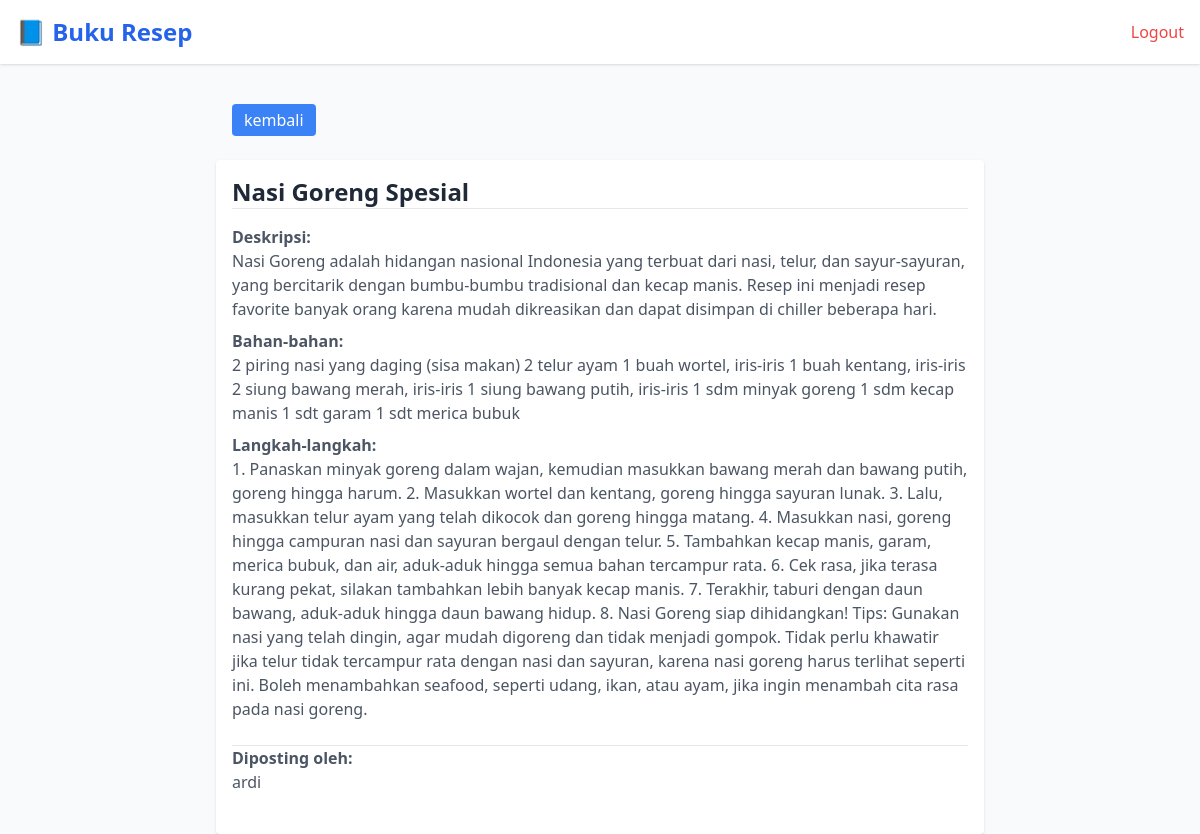
/detail_resep/1, run on the app's committed database.
### models.py (models this page shows)
class Resep(db.Model):
    id = db.Column(db.Integer, primary_key=True)
    judul_resep = db.Column(db.String(150), nullable=False)
    deskripsi_resep = db.Column(db.String(6000), nullable=False)
    bahan_resep = db.Column(db.String(6000), nullable=False)
    langkah_langkah = db.Column(db.String(6000), nullable=False)
    diposting_oleh = db.Column(db.String(150))
    user_id = db.Column(db.Integer, db.ForeignKey('pengguna.id'), nullable=False)

### app.py (the view)
@app.route('/detail_resep/<int:id>')
def detail_resep(id):
    detaill_resep = Resep.query.get_or_404(id)
    return render_template('detail_resep.html', detaill_resep=detaill_resep, current_user=current_user)

### templates/detail_resep.html (shortened to what this page needs)
<!DOCTYPE html>
<html lang="id">
<head>
  <script src="https://cdn.tailwindcss.com"></script>
</head>
<body class="bg-gray-50 font-sans">
  <nav class="bg-white shadow p-4 flex justify-between items-center">
    <h1 class="text-2xl font-bold text-blue-600">📘 Buku Resep</h1>
    <div class="space-x-4">
      <a href="/logout" class="text-red-500 hover:underline">Logout</a>
    </div>
  </nav>
  <div class="justify-between max-w-3xl mx-auto mt-6 mb-2 p-4 flex">
    <a href="/daftar_resep" class="bg-blue-500 text-white px-3 py-1 rounded hover:bg-blue-600">kembali</a>
  </div>
  <main class="max-w-3xl mx-auto mt-2 p-4 bg-white shadow rounded">
      <h2 class="text-2xl font-bold text-gray-800 mb-4 border-b">{{detaill_resep.judul_resep}}</h2>
      <p class="text-gray-600 mb-2">
      <span class="font-semibold">Deskripsi:</span><br>
      {{detaill_resep.deskripsi_resep}}
      </p>
      <p class="text-gray-600 mb-2">
      <span class="font-semibold">Bahan-bahan:</span><br>
      {{detaill_resep.bahan_resep}}
      </p>
      <p class="text-gray-600 mb-6">
      <span class="font-semibold">Langkah-langkah:</span><br>
      {{detaill_resep.langkah_langkah}}
      </p>
      <p class="border-t text-gray-600 mb-6">
      <span class="font-semibold">Diposting oleh:</span><br>
      {{detaill_resep.diposting_oleh}}
      </p>
  </main>
</body>
</html>

### data on the page
Resep: judul_resep "Nasi Goreng Spesial", deskripsi_resep "Nasi Goreng adalah hidangan nasional Indonesia yang terbuat dari nasi, telur, dan sayur-sayuran, yang bercitarik dengan bumbu-bumbu tradisional dan kecap manis. Resep ini menjadi resep favorite banyak orang karena mudah dikreasikan dan dapat disimpan di chiller beberapa hari.", bahan_resep "2 piring nasi yang daging (sisa makan) 2 telur ayam 1 buah wortel, iris-iris 1 buah kentang, iris-iris 2 siung bawang merah, iris-iris 1 siung bawang putih, iris-iris 1 sdm minyak goreng 1 sdm kecap manis 1 sdt garam 1 sdt merica bubuk", langkah_langkah "1. Panaskan minyak goreng dalam wajan, kemudian masukkan bawang merah dan bawang putih, goreng hingga harum. 2. Masukkan wortel dan kentang, goreng hingga sayuran lunak. 3. Lalu, masukkan telur ayam yang telah dikocok dan goreng hingga matang. 4. Masukkan nasi, goreng hingga campuran nasi dan sayuran bergaul dengan telur. 5. Tambahkan kecap manis, garam, merica bubuk, dan air, aduk-aduk hingga semua bahan tercampur rata. 6. Cek rasa, jika terasa kurang pekat, silakan tambahkan lebih banyak kecap manis. 7. Terakhir, taburi dengan daun bawang, aduk-aduk hingga daun bawang hidup. 8. Nasi Goreng siap dihidangkan! Tips: Gunakan nasi yang telah dingin, agar mudah digoreng dan tidak menjadi…", diposting_oleh "ardi"
